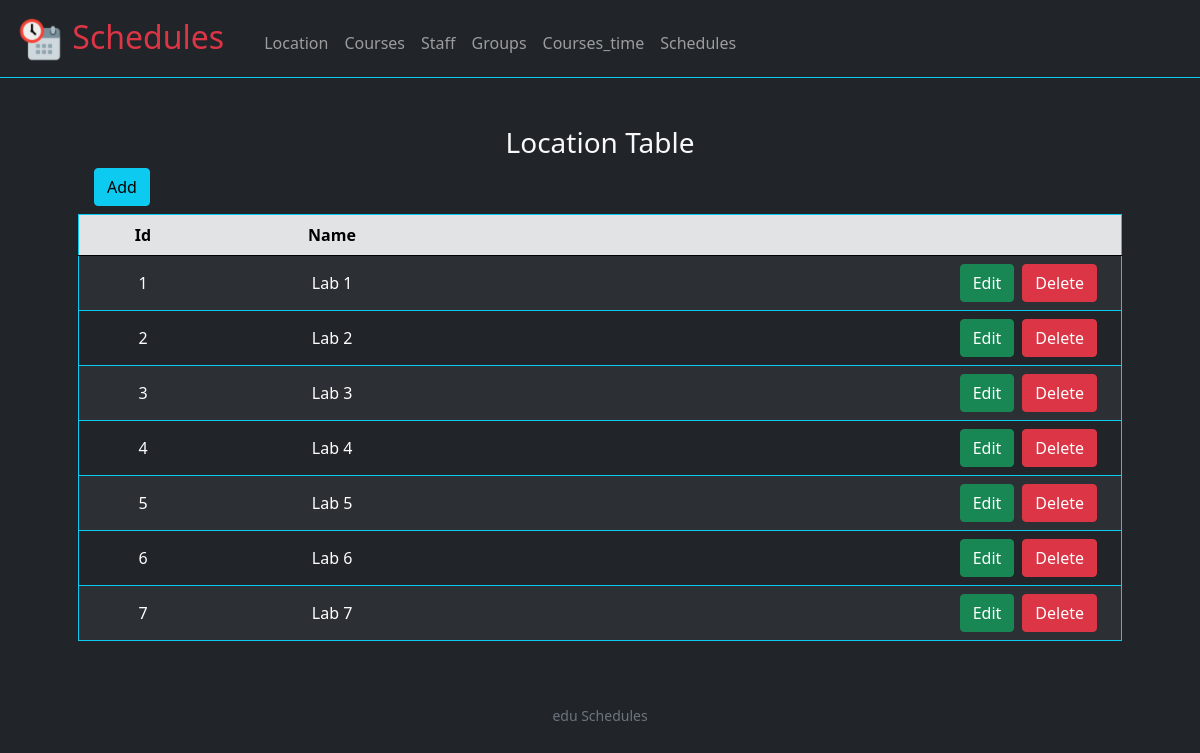
Page /location on the earlier database version.
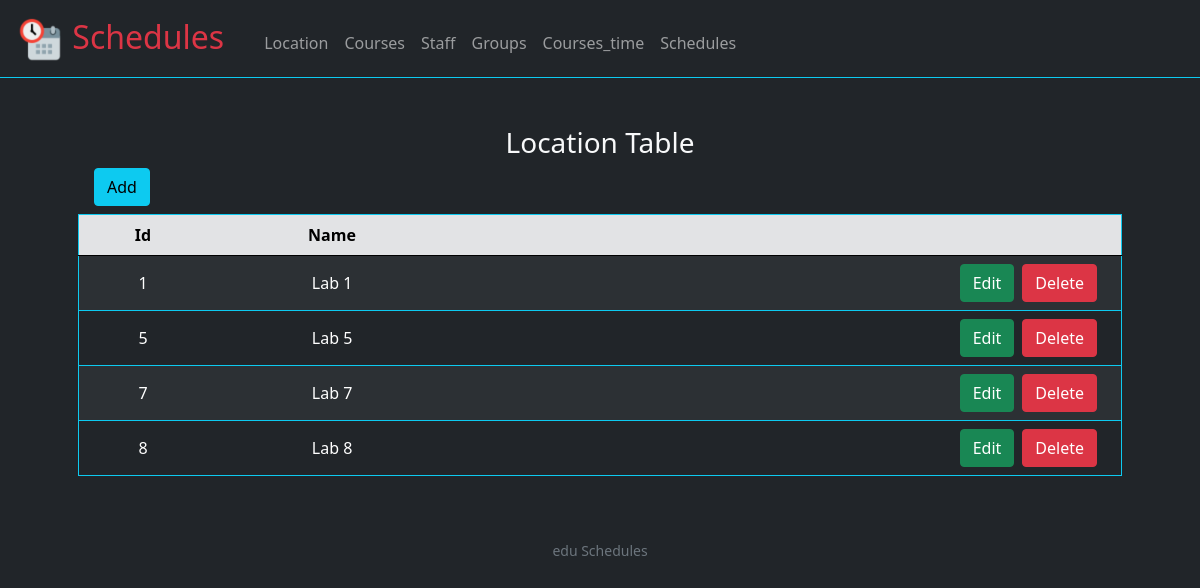
Same page on the later database version.
### tables this page shows
CREATE TABLE location(
    id integer,
    name text unique,
    primary key (id)
);

### application.py (the view)
@app.route("/location", methods=["POST", "GET"])
def location():
    data = view_table("select * from location")
    if type(data) == str:
        return data
    if request.method == "GET":
        return render_template("location.html", keys=data[0], data=data[1])
    else:
        return render_template('functionals/data_view.html', keys=data[0], data=data[1],
                view_title="location Table", link_edit="/edit_location", link_view="/location", table="location")

### application.py (called while the page is built)
@app.after_request
def after_request(response):
    response.headers["Cache-Control"] = "no-cache, no-store, must-revalidate"
    response.headers["Expires"] = 0
    response.headers["Pragma"] = "no-cache"
    return response

### helpers.py (called while the page is built)
def sql(query, values=(), return_data=False):
    if return_data == True:
        data = None
        with sqlite3.connect(db_name) as db:
            cur = db.cursor()
            cur.execute("pragma foreign_keys = on")
            cur.execute(query, values)
            keys = [d[0] for d in cur.description]
            data = [keys, cur.fetchall()]
        return data
    else:
        with sqlite3.connect(db_name) as db:
            cur = db.cursor()
            cur.execute(query, values)

def view_table(query):
    data = None
    try:
        data = sql(query, (), True)
    except:
        return "Error: SQLite3 Error view()"
    return data

### templates/location.html (shortened to what this page needs)
{% extends "layout.html" %}
{% block main %}
    {% with view_title="location Table", link_edit="/edit_location", link_view="/location", table="location"  %}
      {% include "functionals/data_view.html" %}
    {% endwith %}
{% endblock %}

### templates/functionals/data_view.html
{% block view %}
<div class="text-center" id="view">
    <div class="text-capitalize" >
        <h3>{{ view_title }}</h3>
    </div>
    <div class="d-grid gap-2 d-md-flex justify-content-md-start ms-3">
        <button  type="button" class="btn btn-info mb-2" data-bs-toggle="modal" data-bs-target="#add">
            Add
        </button>
    </div>
    <table class="table table-hover table-striped table-dark border rounded border-info align-middle">
        <thead class="text-capitalize table-secondary ">
            <tr>
                {% for key in keys %}
                    <th scope="col">{{ key }}</th>
                {% endfor %}
                <th scope="col"></th>
            </tr>
        </thead>
        <tbody>
            {% for row in data %}
                <tr>
                    {% for element in row %}
                        <td>{{ element }}</td>
                    {% endfor %}
                    <td>
                        <div class="d-grid gap-2 d-md-flex justify-content-md justify-content-md-end pe-3">
                            <button class="btn btn-success mr-3" onclick="show_delete_edit(2, '{{ row[0] }}','{{ link_edit }}', '{{ link_view }}', '{{ table }}')" >Edit</button>
                            <button class="btn btn-danger" onclick="show_delete_edit(1, '{{ row[0] }}', '/delete_data', '{{ link_view }}', '{{ table }}', '{{ row[1] }}')" >Delete</button>
                        </div>
                    </td>
                </tr>
            {% endfor %}
        </tbody>
    </table>
</div>
{% endblock %}

Differences in the rows shown:
removed location: row "2", name "Lab 2"
removed location: row "3", name "Lab 3"
removed location: row "4", name "Lab 4"
removed location: row "6", name "Lab 6"
added location: row "8", name "Lab 8"
